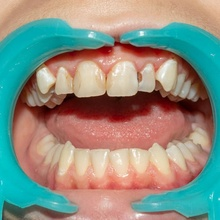
%> input picture Caries.jpg, 220 x 220 px, shrunk from 490 x 490 before the run
$ octave Practica1_TSAB_Equipo2.m   (GNU Octave 9; MATLAB toolbox functions it lacks are replaced by stand-ins)
%> lines starting %> are read from the running program, lines starting %| are printed output that depends on the picture; long printed decimals are rounded
% Flores Lara Alberto 6BV1
% Practica 1

clc % Limpia la ventana de comandos

% Lectura de la imagen "Caries.jpg"
a = imread("Caries.jpg");
%> a is the input picture: size 220x220x3 uint8; mean R, G, B 140.1, 142.6, 130.1

% Conversión de la imagen a tipo double
b = im2double(a);

% Solicitar al usuario el número de veces que se debe repetir el algoritmo
Num_iteraciones = input('Ingrese el número de veces que se repetirá el algoritmo: ');
%> the answer given: 3

% Solicitar al usuario el número de generaciones en el algoritmo
Num_Generaciones = input('Ingrese el número de generaciones en el algoritmo: ');
%> the answer given: 3

% Establecemos nuestra población y cantidad de variables con las que vamos a trabajar
Num_pob = input('Ingrese el numero de individuos dentro de la población: '); % Número de individuos en la población
%> the answer given: 3
Num_var = 2; % Número de variables con las que se trabajará

% Establecemos los límites inferiores y superiores de las variables
Limite_Inferior = zeros(1, Num_var); % Inicializamos límites inferiores
Limite_Superior = zeros(1, Num_var); % Inicializamos límites superiores
Limite_Superior(1) = 10; % Límite superior para la primera variable
Limite_Superior(2) = 1;  % Límite superior para la segunda variable

% Solicitar la probabilidad de cruza y mutación
Pc = input('Ingrese la probabilidad de cruza del algoritmo: ');
%> the answer given: 3
Pm = input('Ingrese la probabilidad de mutacion del algoritmo: ');
%> the answer given: 3

% Inicializamos la población con valores aleatorios dentro de los límites establecidos
Poblacion = zeros(Num_pob, Num_var);
for i = 1:Num_pob
    for j = 1:Num_var
        Poblacion(i,j) = Limite_Inferior(j) + rand * (Limite_Superior(j) - Limite_Inferior(j));
    end
end

% Inicialización de arreglos para almacenar resultados y los mejores individuos por iteración
Resultados_Generales = zeros(1, Num_iteraciones);
Mejor_Individuo_General = zeros(Num_iteraciones, Num_var);

% Ciclo principal de iteraciones
for iteracion = 1:Num_iteraciones

    % Inicialización de arreglos para almacenar resultados por generación
    Mejor_Aptitud = zeros(1, Num_Generaciones);
    Mejor_Individuo = zeros(Num_Generaciones, Num_var);

    % Ciclo para evaluar cada generación
    for generacion = 1:Num_Generaciones
        % Ajuste de parámetros de cruza y mutación dependiendo de la generación
        if generacion <= Num_Generaciones * 0.5
            Nc = 2;
            Nm = 20;
        elseif generacion <= Num_Generaciones * 0.75
            Nc = 5;
            Nm = 50;
        elseif generacion <= Num_Generaciones * 0.80
            Nc = 10;
            Nm = 75;
        elseif generacion <= Num_Generaciones * 0.95
            Nc = 15;
            Nm = 85;
        else
            Nc = 20;
            Nm = 100;
        end

        % Evaluación de la aptitud de la población actual
        aptitud = zeros(1, Num_pob);
        for i = 1:Num_pob
            c = 1 ./ (1 + exp(-(Poblacion(i,1)) * (b - Poblacion(i,2))));
            c = mat2gray(c);
            aptitud(i) = -std(c(:)); % Minimización de la desviación estándar
        end

        % Encontrar el mejor individuo de la generación
        posiciones_menor = find(aptitud == min(aptitud));
        Pos_Mejor = posiciones_menor(1);
        Mejor_Aptitud(generacion) = aptitud(Pos_Mejor);
        Mejor_Individuo(generacion, :) = Poblacion(Pos_Mejor, :);

        % Selección de padres mediante torneo
        Padres = zeros(Num_pob, Num_var);
        Torneo = [randperm(Num_pob); randperm(Num_pob)]';
        for i = 1:Num_pob
            if aptitud(Torneo(i,1)) < aptitud(Torneo(i,2))
                Padres(i,:) = Poblacion(Torneo(i,1),:);
            else
                Padres(i,:) = Poblacion(Torneo(i,2),:);
            end
        end

        % Cruza de padres para generar hijos
        Hijos = zeros(Num_pob, Num_var);
        hijo1 = zeros(1, Num_var);
        hijo2 = zeros(1, Num_var);
        for i = 1:2:Num_pob-1
            if rand <= Pc
                U = rand;
                for j = 1:Num_var
                    Padre1 = Padres(i,j);
                    Padre2 = Padres(i+1,j);
                    beta = 1 + (2/(Padre2 - Padre1)) * min([(Padre1 - Limite_Inferior(j)), (Limite_Superior(j) - Padre2)]);
                    alpha = 2 - (abs(beta)^-(Nc+1));
                    if U <= 1/alpha
                        beta_c = (U*alpha)^(1/(Nc+1));
                    else
                        beta_c = (1/(2 - U*alpha))^(1/(Nc+1));
                    end
                    hijo1(1,j) = 0.5 * ((Padre1 + Padre2) - beta_c * abs(Padre2 - Padre1));
                    hijo2(1,j) = 0.5 * ((Padre1 + Padre2) + beta_c * abs(Padre2 - Padre1));
                end
            else
                hijo1 = Padres(i,:);
                hijo2 = Padres(i+1,:);
            end
            Hijos(i,:) = hijo1;
            Hijos(i+1,:) = hijo2;
        end

        % Mutación de los hijos
        for i = 1:Num_pob
            for j = 1:Num_var
                if rand <= Pm
                    r = rand;
                    delta = min((Limite_Superior(j) - Hijos(i,j)), (Hijos(i,j) - Limite_Inferior(j))) / (Limite_Superior(j) - Limite_Inferior(j));
                    if r <= 0.5
                        deltaq = (2*r + (1 - 2*r)*(1 - delta)^(Nm + 1))^(1/(Nm + 1)) - 1;
                    else
                        deltaq = 1 - (2*(1 - r) + 2*(r - 0.5)*(1 - delta)^(Nm + 1))^(1/(Nm + 1));
                    end
                    Hijos(i,j) = Hijos(i,j) + deltaq * (Limite_Superior(j) - Limite_Inferior(j));
                end
            end
        end

        % Sustitución con elitismo extintivo
        Poblacion = Hijos; % Se transfieren los hijos a la nueva generación
        indice_remplazo = randi(Num_pob); % Selección aleatoria de un individuo para reemplazar
        Poblacion(indice_remplazo, :) = Mejor_Individuo(generacion, :); % Reemplazo con el mejor individuo de la generación

    end

    % Almacenar el mejor resultado y el mejor individuo de la iteración
    mejor = min(Mejor_Aptitud);
    Resultados_Generales(iteracion) = mejor;
    mejor_generacion = find(Mejor_Aptitud == mejor, 1);
    Mejor_Individuo_General(iteracion, :) = Mejor_Individuo(mejor_generacion, :);
end
%> this loop made 3 passes
%> (mejor, mejor_generacion) on passes 1 to 3: (-0.297, 1), (-0.297, 1), (-0.302, 2)
%> after the loop, Hijos = [5.63 0.355; 5.64 0.352; 0 0]; Mejor_Aptitud = [-0.297 -0.302 -0.302]; Mejor_Individuo = [5.14 0.404; 5.66 0.354; 5.66 0.354]; Mejor_Individuo_General = [5.11 0.405; 5.14 0.404; 5.66 0.354]; Nc = 20; Nm = 100; Padre1 = 0.354; Padre2 = 0.354; Padres = [5.66 0.354; 5.66 0.354; 4.47 0.349]; Poblacion = [5.66 0.354; 5.64 0.352; 0 0]; Resultados_Generales = [-0.297 -0.297 -0.302]; U = 0.239; alpha = 2; aptitud = [-0.289 -0.302 0]; beta = Inf; beta_c = 0.966; delta = 0; deltaq = 0; hijo1 = [5.66 0.354]; hijo2 = [5.66 0.354]; r = 0.259

% Se obtienen las estadísticas finales y se comparan con la imagen original
% Calcular las estadísticas de los mejores resultados obtenidos en cada iteración
mejor = min(Resultados_Generales); % Encuentra el mejor valor de aptitud global
media = mean(Resultados_Generales); % Calcula la media de los resultados generales
%> media = -0.299
peor = max(Resultados_Generales); % Encuentra el peor valor de aptitud global
%> peor = -0.297
desviacion_estandar = std(Resultados_Generales); % Calcula la desviación estándar de los resultados
%> desviacion_estandar = 0.00324

% Se encuentra el individuo (valores de x) asociado al mejor resultado global
mejor_iteracion = find(Resultados_Generales == mejor, 1); % Encuentra la iteración donde se obtuvo el mejor resultado
%> mejor_iteracion = 3
valores_mejor_x = Mejor_Individuo_General(mejor_iteracion, :); % Valores de las variables para la mejor aptitud
%> valores_mejor_x = [5.66 0.354]

% Mostrar en pantalla los resultados generales del algoritmo genético
disp('Los resultados generales del algoritmo genético son: ');
disp(['Mejor aptitud: ', num2str(mejor)]);
%| Mejor aptitud: -0.3024
disp(['Valores de las variables (x) para la mejor aptitud: ', num2str(valores_mejor_x)]);
%| Valores de las variables (x) para la mejor aptitud: 5.6624     0.3539
disp(['Media: ', num2str(media)]);
%| Media: -0.2986
disp(['Peor: ', num2str(peor)]);
%| Peor: -0.2966
disp(['Desviación estándar: ', num2str(desviacion_estandar)]);
%| Desviación estándar: 0.003238

% Comparación de la desviación estándar de la imagen original con la imagen mejorada
Desviacion_original = std(b(:)); % Cálculo de la desviación estándar de la imagen original
%> Desviacion_original = 0.249

% Aplicar la transformación con los valores del mejor individuo
final = 1 ./ (1 + exp(-(valores_mejor_x(1)) * (b - valores_mejor_x(2))));
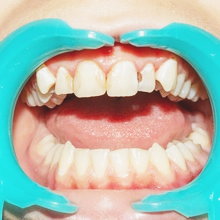
%> final: size 220x220x3 double; mean R, G, B 0.673, 0.725, 0.68
final = mat2gray(final); % Normalización de la imagen mejorada
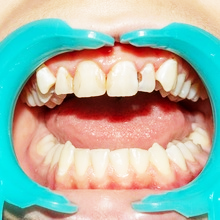
%> final: size 220x220x3 double; mean R, G, B 0.647, 0.708, 0.656

final = im2double(final); % Conversión de la imagen mejorada a tipo double
Desviacion_mejorada = std(final(:)); % Cálculo de la desviación estándar de la imagen mejorada
%> Desviacion_mejorada = 0.302

% Mostrar en pantalla las desviaciones estándar de las imágenes
disp(['Desviacion Original: ', num2str(Desviacion_original, '%.30f')]);
%| Desviacion Original: 0.2491
disp(['Desviacion Mejorada: ', num2str(Desviacion_mejorada, '%.30f')]);
%| Desviacion Mejorada: 0.3024

% Comparación de las desviaciones estándar entre la imagen original y la mejorada
if (Desviacion_mejorada > Desviacion_original)
    disp('La imagen mejorada tiene mayor desviacion estandar que la original');
elseif (Desviacion_original > Desviacion_mejorada)
    disp('La imagen mejorada tiene menor desviacion estandar que la original');
else
    disp('Las dos imagenes tienen la misma desviacion estandar');
end

% Comparación de la entropía de la imagen original con la imagen mejorada
final = mat2gray(final); % Asegura que la imagen mejorada también esté normalizada
entropia_original = entropy(a); % Cálculo de la entropía de la imagen original
%> entropia_original = 7.7
entropia_mejorada = entropy(final); % Cálculo de la entropía de la imagen mejorada
%> entropia_mejorada = 7.27

% Mostrar en pantalla las entropías de las imágenes
disp(['Entropia Original: ', num2str(entropia_original, '%.30f')]);
%| Entropia Original: 7.702
disp(['Entropia Mejorada: ', num2str(entropia_mejorada, '%.30f')]);
%| Entropia Mejorada: 7.272

% Comparación de las entropías entre la imagen original y la mejorada
if (entropia_mejorada > entropia_original)
    disp('La imagen mejorada tiene mayor entropia que la original');
elseif (entropia_original > entropia_mejorada)
    disp('La imagen mejorada tiene menor entropia que la original');
else
    disp('Las dos imagenes tienen la misma entropia');
end

% Visualización de la imagen original y la imagen mejorada
figure(1);
subplot(1,2,1); % Posición de la imagen original en la figura
imshow(a); % Mostrar la imagen original
title('Imagen Original'); % Título de la imagen original

subplot(1,2,2); % Posición de la imagen mejorada en la figura
imshow(final); % Mostrar la imagen mejorada
title('Imagen Mejorada'); % Título de la imagen mejorada

$ run again, with prueba.jpg copied over Caries.jpg
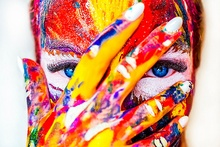
%> input picture prueba.jpg, 220 x 147 px, shrunk from 734 x 489 before the run
%> a is the input picture: size 147x220x3 uint8; mean R, G, B 211.9, 148.3, 124.1
%> the loop `for iteracion = 1:Num_iteraciones` made 3 passes
%> (mejor, mejor_generacion) on passes 1 to 3: (-0.422, 1), (-0.422, 1), (-0.427, 2)
%> after the loop `for iteracion = 1:Num_iteraciones`: Hijos = [8.94 0.709; 8.95 0.706; 0 0]; Mejor_Aptitud = [-0.422 -0.427 -0.427]; Mejor_Individuo = [8.47 0.757; 8.97 0.707; 8.97 0.707]; Mejor_Individuo_General = [8.44 0.758; 8.47 0.757; 8.97 0.707]; Nc = 20; Nm = 100; Padre1 = 0.707; Padres = [8.97 0.707; 8.97 0.707; 7.8 0.702]; Poblacion = [8.97 0.707; 8.95 0.706; 0 0]; Resultados_Generales = [-0.422 -0.422 -0.427]; U = 0.239; alpha = 2; aptitud = [-0.419 -0.427 0]; beta = Inf; beta_c = 0.966; delta = 0; hijo1 = [8.97 0.707]; r = 0.259
%> media = -0.424
%> peor = -0.422
%> desviacion_estandar = 0.00278
%> mejor_iteracion = 3
%> valores_mejor_x = [8.97 0.707]
%| Mejor aptitud: -0.4272
%| Valores de las variables (x) para la mejor aptitud: 8.9678     0.7074
%| Media: -0.424
%| Peor: -0.4223
%| Desviación estándar: 0.002782
%> Desviacion_original = 0.352
%> `final = 1 ./ (1 + exp(-(valores_mejor_x(1)) * (b - valores_mejor_x(2))..`:
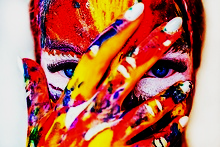
%> final: size 147x220x3 double; mean R, G, B 0.722, 0.427, 0.351
%> Desviacion_mejorada = 0.427
%| Desviacion Original: 0.3516
%| Desviacion Mejorada: 0.4272
%> entropia_original = 7.4
%> entropia_mejorada = 6.24
%| Entropia Original: 7.395
%| Entropia Mejorada: 6.242
